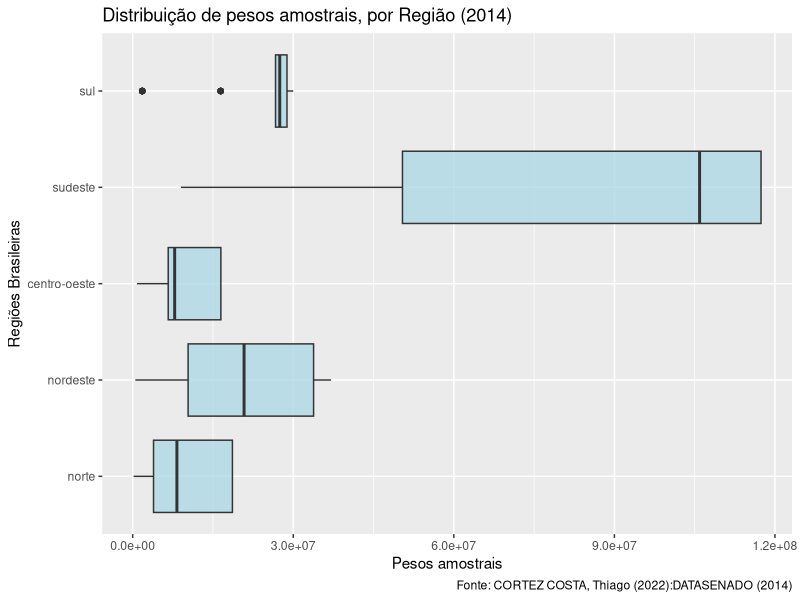
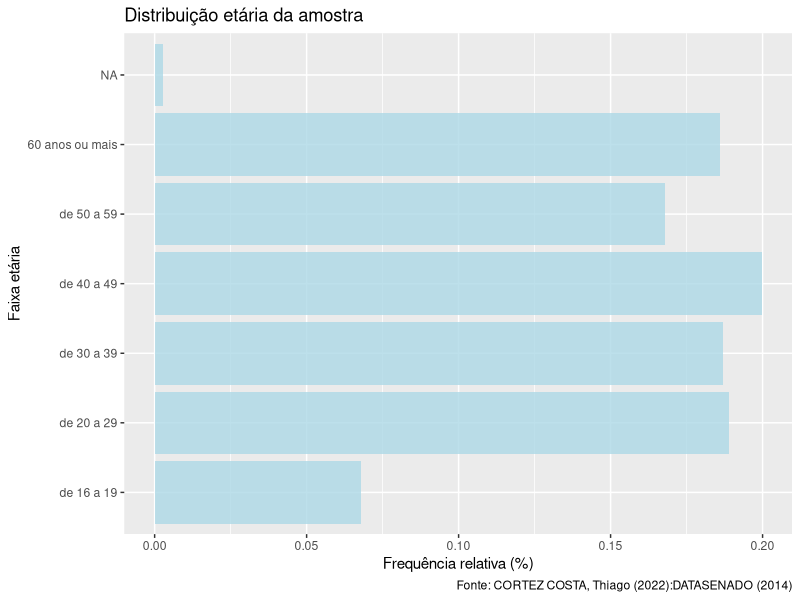
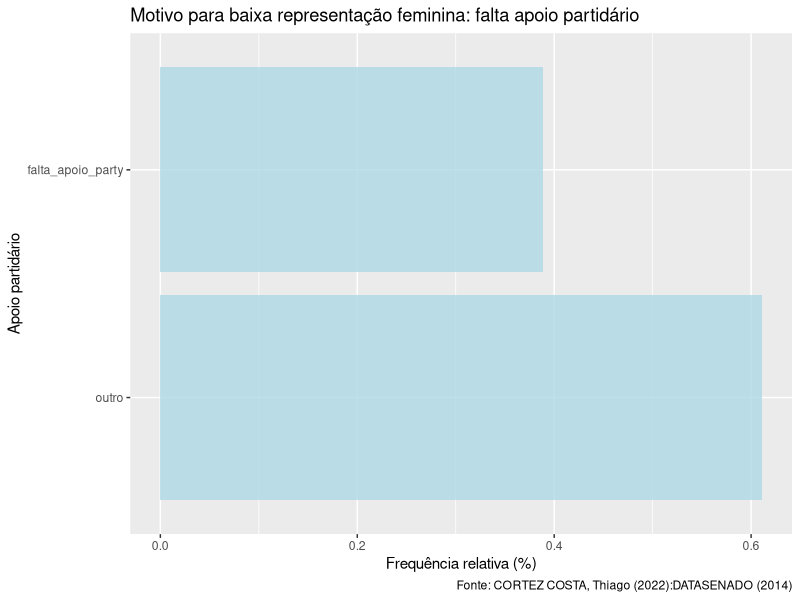
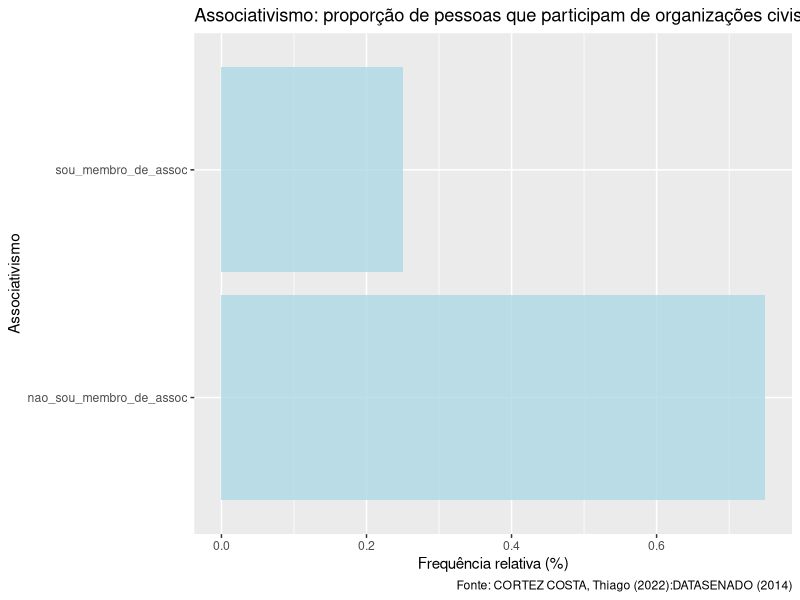
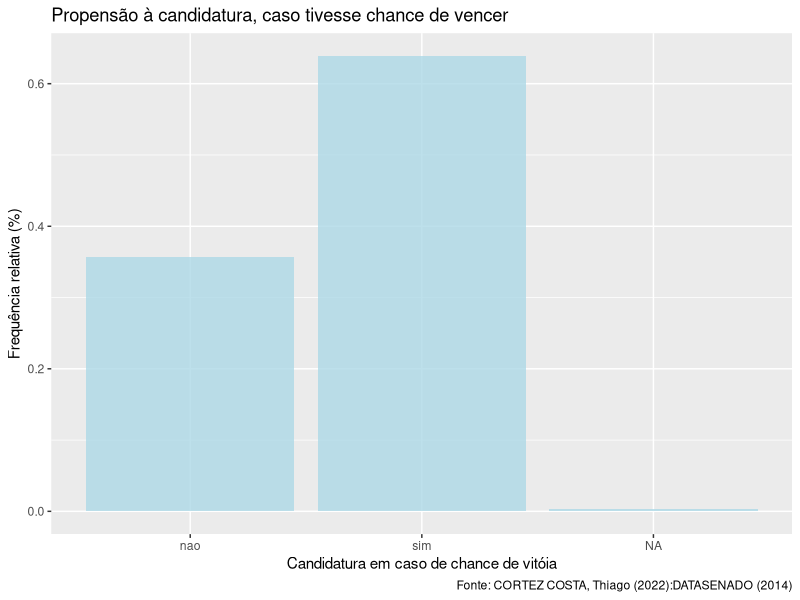
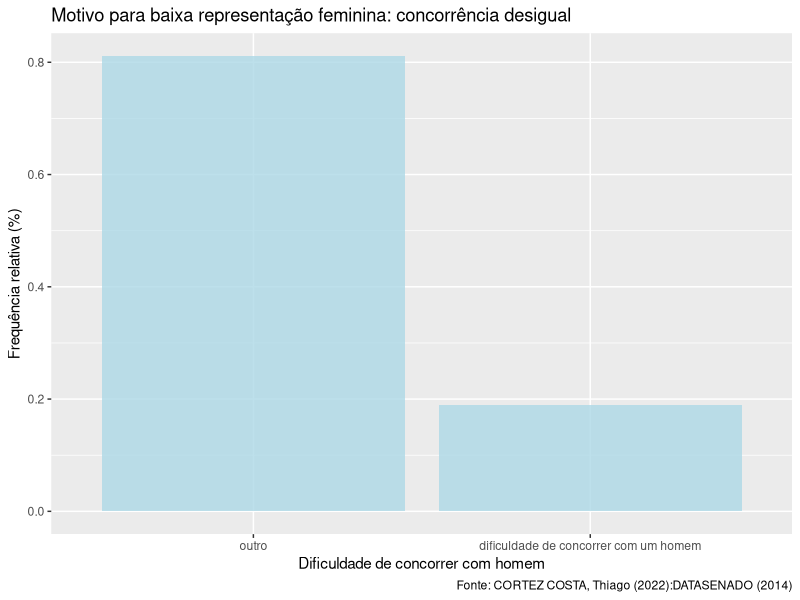
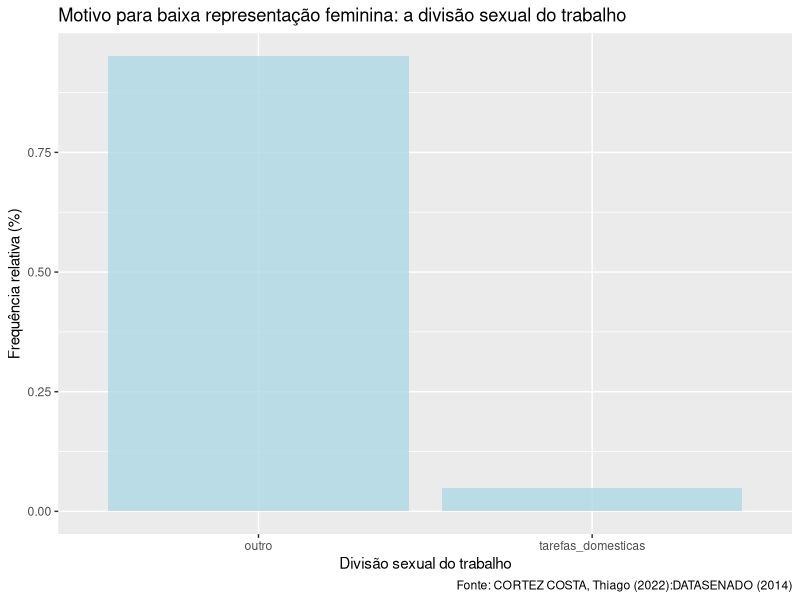
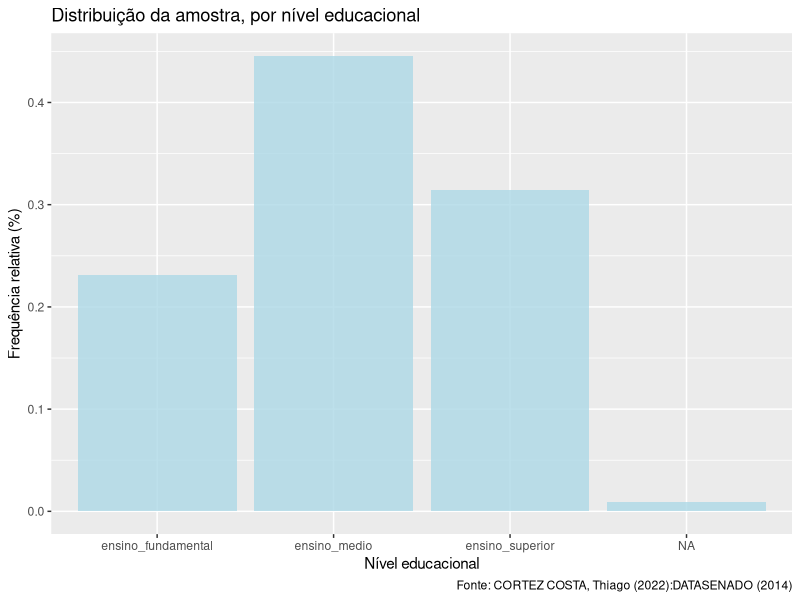

R code for these plots, in order: (Note: this script raises an error after producing the figures.)
## ---- chunk 1

# # Thiago Cortez Costa
# Script para preparação dos dados, visualização gráfica e testes de hipóteses de relação entre variáveis
# origem dos dados: 
# DataSenado, 2014. Pesquisa Mulheres na Política. Brasília: 
# Metodologia: pesquisa de opinião de abrangência nacional, com
# amostragem aleatória estratificada em 2 níveis, 1091 brasileiros e brasileiras 
# de todos as 27 UFs, entrevistas telefônicas pessoais assistidas 
# por computador, com método de alocação proporcional ao tamanho da população na UF

# preparação da sessão

## ---- chunk 2

currentpacks = lapply(c("usethis",
          "gitcreds",
          "tidyverse",
          "bookdown",
          "blogdown",
          "quarto",
          "mice",
          "labelled",
          "Hmisc",
          "prevalence",
          "survey",
          "rtools42",
          "tesseract",
          "tinytex",
          "xelatex",
          "revealjs",
          "palmerpenguins",
          "downlit",
          "xml2",
          "htmlwidgets",
          "shiny",
          "flexdashboard",
          "citation",
          "dplyr",
          "dtplyr",
          "rmarkdown",
          "rvest",
          "polite", 
          "gert",
          "gh",
          "credentials",
          "yaml",
          "haven",
          "janitor",
          "lubridate",
          "readxl",
          "stringr",
          "magrittr",
          "srvyr",
          "gcookbook",
          "report",
          "gghighlight",
          "moderndive",
          "skimr",
          "infer",
          "parsnip",
          "ggplot2",
          "rstatix",
          "ggpubr"), require, character.only = T )

# definir working directory

setwd("~/R Projects/lista05")


## ---- chunk 3


polbr <- read_delim("polbr2014final.csv", delim = ";", 
                     col_names = TRUE,
                     na = c("","NA"," NA","NA ","NANA","NA  "," "),
                     col_select = c("estado":"pesos"),
                     col_types = cols(   
                       "estado" = "f",
                       "regiao" = "f",
                       "interestpol" = col_factor(levels = c("nenhum",  
                                                             "baixo",
                                                             "medio",
                                                             "alto"),
                                                  ordered = TRUE,
                                                  include_na = TRUE),
                       "high_interest" = col_factor(levels = c("nao_alto",       
                                                               "alto"),
                                                    ordered = FALSE,
                                                    include_na = TRUE),
                       "med_interest" = col_factor( levels = c("nao_medio",
                                                               "medio"),
                                                         ordered = FALSE,
                                                         include_na = TRUE),
                       "high_med_interest" = col_factor( levels = c( "baixo_sem",
                                                                     "alto_medio"),
                                                         ordered = FALSE,
                                                         include_na = TRUE),
                       "low_interest" = col_factor(levels = c("nao_baixo",
                                                              "baixo"),
                                                   ordered = TRUE,
                                                   include_na = TRUE),
                       "low_no_interest" = col_factor(levels = c( "alto_medio",
                                                                  "baixo_sem"),
                                                      ordered = TRUE,
                                                      include_na = TRUE),
                       "sem_interest" = col_factor(levels = c("algum_interesse",
                                                              "nenhum_interesse"),
                                                   ordered = FALSE,
                                                   include_na = TRUE),
                       "votedifsex1" = col_factor(levels = c("na_misteriosos",
                                                             "nunca_votou__indiferentes",
                                                             "nao_faz_diferenca__mentes_abertas",
                                                             "simhomens_engajados/as_patriarcado",
                                                             "simmulheres_engajados/as_feministas",
                                                             "simna_envergonhados"),
                                                  ordered = FALSE,
                                                  include_na = TRUE),
                     "votedifsex2" = col_factor(levels = c("nunca_votou",
                                                           "nao_faz_diferenca",
                                                           "faz_diferenca"),
                                                  ordered = FALSE,
                                                  include_na = TRUE),
                       "evervotefem" = col_factor(levels = c("nunca votou", 
                                                             "sim",
                                                             "nao")),
                       "faltapoiofam" = col_factor(levels = c("outro",
                                                              "falta de apoio da familia"),
                                                   ordered = FALSE,
                                                   include_na = TRUE),
                       "dific_conc_h" = col_factor(levels = c("outro",
                                                              "dificuldade de concorrer com um homem"),
                                                   ordered = FALSE,
                                                   include_na = TRUE),
                       "apoio_party" = col_factor(levels = c("outro",
                                                             "falta_apoio_party"),
                                                  ordered = FALSE,
                                                  include_na = TRUE),
                       "falta_interesse" = col_factor(levels = c("outro",
                                                                 "falta_interesse"),
                                                      ordered = FALSE,
                                                      include_na = TRUE),
                       "div_sexual_trab" = col_factor(levels = c("outro",
                                                                 "tarefas_domesticas"),
                                                      ordered = FALSE,
                                                      include_na = TRUE),
                       "reasonparty" = col_factor(levels = c("na",
                                                            "falta de apoio dos partidos politicos",
                                                            "falta de interesse por politica",
                                                            "dificuldade de concorrer com um homem",
                                                            "falta de apoio da familia",
                                                            "tempo dedicado as tarefas domesticas", 
                                                            "outro"), 
                                                 ordered = FALSE, 
                                                 include_na = TRUE),
                       "presidsymbolic" = col_factor(levels = c("nao influencia",
                                                                "influencia"),
                                                     ordered = FALSE,
                                                     include_na = TRUE),
                       "femrightsconhece" = col_factor(levels = c("nao_conhece",
                                                                  "conhece")),
                       "femrightsenough" = col_factor(levels = c("voce desconhece a legislacao",
                                                                 "insuficientes",
                                                                 "suficientes"),
                                                      ordered = FALSE,      
                                                      include_na = TRUE),
                       "parityagree" = col_factor(levels = c("discorda",
                                                             "concorda"),
                                                  ordered = FALSE,
                                                  include_na = TRUE), 
                       "quotapunish" = col_factor(levels = c( "nao",
                                                              "sim"),
                                                  ordered = FALSE,
                                                  include_na = TRUE), 
                       "quotasenathird" = col_factor(levels = c("contra",
                                                                "a favor"),
                                                     ordered = FALSE,
                                                     include_na = TRUE), 
                       "haspartner"  = col_factor(levels = c("nao_tem_companh", 
                                                             "tem_companh"),
                                                  ordered = FALSE,
                                                  include_na = TRUE),
                       "housekeep" = col_factor(levels = c("outro_arranjo",
                                                           "nao_tem_companh",
                                                           "tem_companh_sou_responsavel",
                                                           "tem_companh_que_eh_responsavel",
                                                           "tem_companh_divisao_igual"),
                                                ordered = FALSE, 
                                                include_na = TRUE),      
                       "haskids" = col_factor(levels = c("nao tem filhos",
                                                         "tem filhos"),
                                              ordered = FALSE, 
                                              include_na = TRUE),        
                       "haskidsin" = col_factor(levels = c("nao_tem_filhos",
                                                           "filhos_nao_moram",
                                                           "filhos_moram"),
                                                ordered = FALSE,
                                                include_na = TRUE),   
                       "haskidsinlittle" = col_factor(levels = c("nao_tem_filhos",
                                                                 "filhos_nao_moram",
                                                                 "filhos_moram_crescidos",
                                                                 "filhos_moram_pequenos"),
                                                      ordered = FALSE, 
                                                      include_na = TRUE),
                       "kidstotal" = col_factor(levels = c("nao_tem_filhos",
                                                           "filhos_nao_moram",
                                                           "filhos_moram_crescidos",
                                                           "filhos_moram_pequenos",
                                                           "filhos_peq_cuida_comp",
                                                           "filhos_peq_cuida_div",
                                                           "filhos_peq_solo_parent",
                                                           "filhos_peq_voce_cuida",
                                                           "filhos_peq_outro_arranjo"),
                                                ordered = FALSE, 
                                                include_na = TRUE),
                       "wannakids" = col_factor(levels = c("ja_tenho_filhos",
                                                           "quero_ter_filhos",
                                                           "nao_quero_ter_fihos"),
                                                ordered = FALSE,
                                                include_na = TRUE),        
                       "paidjob" = col_factor(levels = c("nao",
                                                         "sim"),
                                              ordered = FALSE,
                                              include_na = TRUE),        
                       "assoc" = col_factor(levels = c("nao_sou_membro_de_assoc", 
                                                       "sou_membro_de_assoc"),
                                            ordered = FALSE,
                                            include_na = TRUE),  
                       "levelassoc" = col_factor(levels = c( "nao_sou_membro_de_assoc",
                                                             "sou_membro_de_assocna",
                                                             "sou_membro_de_assocbaixo",
                                                             "sou_membro_de_assocmedio",
                                                             "sou_membro_de_assocalto"),
                                                 ordered = FALSE,
                                                 include_na = TRUE),
                       "familysupport" = col_factor(levels = c("nao_apoiaria",
                                                               "apoiaria"),
                                                    ordered = FALSE, 
                                                    include_na = TRUE), 
                       "partnersupport" = col_factor(levels = c("nao_apoiaria",
                                                                "apoiaria",
                                                                "nao_tem_companh"),
                                                     ordered = FALSE, 
                                                     include_na = TRUE), 
                       "partnchangcitsupport" = col_factor(levels = c("nao_apoiaria",
                                                                      "apoiaria",
                                                                      "nao_tem_companh"),
                                                           ordered = FALSE, 
                                                           include_na = TRUE), 
                       "candwchance" = col_factor(levels = c("nao",
                                                             "sim"),
                                                  ordered = FALSE,
                                                  include_na = TRUE),    
                       "thinkcand" = col_factor(levels = c("nao_nunca_pensou", 
                                                           "sim_mas_nunca_se_candidatou",
                                                           "sim_e_ja_se_candidatou"),
                                                ordered = FALSE,
                                                include_na = TRUE),     
                       "sex" = col_factor(levels = c("masculino",
                                                     "feminino"),
                                          ordered = FALSE,
                                          include_na = TRUE),            
                       "ageinterval" = col_factor(levels = c("de 16 a 19",
                                                             "de 20 a 29",
                                                             "de 30 a 39",
                                                             "de 40 a 49",
                                                             "de 50 a 59",
                                                             "60 anos ou mais"),
                                                  ordered = TRUE,
                                                  include_na = TRUE),    
                       "educalevel" = col_factor(levels = c("ensino_fundamental",
                                                            "ensino_medio",
                                                            "ensino_superior"),
                                                 ordered = TRUE,
                                                 include_na = TRUE),
                       "incomeinterval" = col_factor(levels = c("sem renda",
                                                                "ate 2 sm",
                                                              "mais de 2 a 5 sm",
                                                              "mais de 5 a 10 sm",
                                                                "mais de 10 sm"), 
                                                     ordered = TRUE,
                                                     include_na = TRUE), 
                       "religion" = col_factor(levels = c("catolica",
                                                          "sem religiao ou crenca",
                                                          "outra",
                                                          "espirita",
                                                          "evangelica"),
                                               ordered = FALSE,
                                               include_na = TRUE),
                       "pesos" = "n"))
                       
  
summary(polbr)


## ---- chunk 4

## Lista de variáveis e definições

names(polbr)

## ---- chunk 5

#| column: screen-inset-shaded
#| layout-nrow: 6
#| label: fig_pesosamostraisdist
#| fig-cap: Distribuição dos pesos amostrais, por região do Brasil
#| fig-subcap: FONTE: CORTEZ COSTA, Thiago. 2022 



ggplot(  
  data = polbr,  
  mapping = 
    aes( x = regiao,                 
         y = pesos
         )
  ) +
  geom_boxplot(fill = c("light blue"), alpha = 0.80) + 
  labs(x = "Regiões Brasileiras",
       y = "Pesos amostrais", 
       title = 
         "Distribuição de pesos amostrais, por Região (2014)",
       caption=
         "Fonte: CORTEZ COSTA, Thiago (2022):DATASENADO (2014)") +
  coord_flip()

## ---- chunk 6

polbr %>%  count(ageinterval )  %>%  mutate ( pct = n / sum (n))  %>% ggplot( mapping =  aes( x = ageinterval, y = pct)) + geom_col(fill="light blue", alpha = 0.80) + labs( x = "Faixa etária"  , y = "Frequência relativa (%)", title = "Distribuição etária da amostra", caption = "  Fonte: CORTEZ COSTA, Thiago (2022):DATASENADO (2014)") + coord_flip() 

## ---- chunk 7

polbr %>%  count(apoio_party )  %>%  mutate ( pct = n / sum (n))  %>% ggplot( mapping =  aes( x = apoio_party, y = pct)) + geom_col(fill="light blue", alpha = 0.80) + labs( x = "Apoio partidário"  , y = "Frequência relativa (%)", title = "Motivo para baixa representação feminina: falta apoio partidário", caption = "  Fonte: CORTEZ COSTA, Thiago (2022):DATASENADO (2014)") + coord_flip()
## ---- chunk 8
polbr %>%  count(assoc )  %>%  mutate ( pct = n / sum (n))  %>% ggplot( mapping =  aes( x = assoc, y = pct)) + geom_col(fill="light blue", alpha = 0.80) + labs( x = "Associativismo"  , y = "Frequência relativa (%)", title = "Associativismo: proporção de pessoas que participam de organizações civis", caption = "  Fonte: CORTEZ COSTA, Thiago (2022):DATASENADO (2014)") + coord_flip()
## ---- chunk 9
polbr %>%  count(candwchance )  %>%  mutate ( pct = n / sum (n))  %>% ggplot( mapping =  aes( x = candwchance, y = pct)) + geom_col(fill="light blue", alpha = 0.80) + labs( x = "Candidatura em caso de chance de vitóia"  , y = "Frequência relativa (%)", title = "Propensão à candidatura, caso tivesse chance de vencer", caption = "  Fonte: CORTEZ COSTA, Thiago (2022):DATASENADO (2014)") 

## ---- chunk 10

polbr %>%  count(dific_conc_h )  %>%  mutate ( pct = n / sum (n))  %>% ggplot( mapping =  aes( x = dific_conc_h, y = pct)) + geom_col(fill="light blue", alpha = 0.80) + labs( x = "Dificuldade de concorrer com homem"  , y = "Frequência relativa (%)", title = "Motivo para baixa representação feminina: concorrência desigual", caption = "  Fonte: CORTEZ COSTA, Thiago (2022):DATASENADO (2014)") 


## ---- chunk 11


polbr %>%  count(div_sexual_trab )  %>%  mutate ( pct = n / sum (n))  %>% ggplot( mapping =  aes( x = div_sexual_trab, y = pct)) + geom_col(fill="light blue", alpha = 0.80) + labs( x = "Divisão sexual do trabalho"  , y = "Frequência relativa (%)", title = "Motivo para baixa representação feminina: a divisão sexual do trabalho", caption = "  Fonte: CORTEZ COSTA, Thiago (2022):DATASENADO (2014)") 


## ---- chunk 12


polbr %>%  count(educalevel)  %>%  mutate ( pct = n / sum (n))  %>% ggplot( mapping =  aes( x = educalevel, y = pct)) + geom_col(fill="light blue", alpha = 0.80) + labs( x = "Nível educacional"  , y = "Frequência relativa (%)", title = "Distribuição da amostra, por nível educacional", caption = "  Fonte: CORTEZ COSTA, Thiago (2022):DATASENADO (2014)")  


## ---- chunk 13


polbr %>%  count(evervotefem )  %>%  mutate ( pct = n / sum (n))  %>% ggplot( mapping =  aes( x = evervotefem, y = pct)) + geom_col(fill="light blue", alpha = 0.80) + labs( x = "Votação anterior em mulheres"  , y = "Frequência relativa (%)", title = "Já votou em mulher antes? (%)", caption = "  Fonte: CORTEZ COSTA, Thiago (2022):DATASENADO (2014)") 


## ---- chunk 14


polbr %>%  count(falta_interesse )  %>%  mutate ( pct = n / sum (n))  %>% ggplot( mapping =  aes( x = falta_interesse, y = pct)) + geom_col(fill="light blue", alpha = 0.80) + labs( x = "Falta de interesse"  , y = "Frequência relativa (%)", title = "Motivo para baixa representação feminina: falta de interesse", caption = "  Fonte: CORTEZ COSTA, Thiago (2022):DATASENADO (2014)") 


## ---- chunk 15


polbr %>%  count(faltapoiofam )  %>%  mutate ( pct = n / sum (n))  %>% ggplot( mapping =  aes( x = faltapoiofam, y = pct)) + geom_col(fill="light blue", alpha = 0.80) + labs( x = "Falta apoio da família"  , y = "Frequência relativa (%)", title = "Motivo para baixa representação feminina: falta apoio da família", caption = "  Fonte: CORTEZ COSTA, Thiago (2022):DATASENADO (2014)") 


## ---- chunk 16


polbr %>%  count(reasonparty)  %>%  mutate ( pct = n / sum (n))  %>% ggplot( mapping =  aes( x = reasonparty, y = pct)) + geom_col(fill="light blue", alpha = 0.80) + labs( x = "Motivos atrobuídos"  , y = "Frequência relativa (%)", title = "Porquês da baixa representação feminina", caption = "  Fonte: CORTEZ COSTA, Thiago (2022):DATASENADO (2014)") + coord_flip()


## ---- chunk 17


polbr %>%  count(familysupport )  %>%  mutate ( pct = n / sum (n))  %>%  ggplot( mapping =  aes( x = familysupport, y = pct)) + geom_col(fill="light blue", alpha = 0.80) + labs( x = "Família apoiaria?"  , y = "Frequência relativa (%)", title = "Apoio familiar esperado às candidaturas", caption = "  Fonte: CORTEZ COSTA, Thiago (2022):DATASENADO (2014)")


## ---- chunk 18


polbr %>%  count(femrightsconhece )  %>%  mutate ( pct = n / sum (n))  %>% ggplot( mapping =  aes( x = femrightsconhece, y = pct)) + geom_col(fill="light blue", alpha = 0.80) + labs( x = "políticas afirmativas para mulheres"  , y = "frequência relativa (%)", title = "Conhecimento da legislação sobre mais mulheres na política", caption = "  Fonte: CORTEZ COSTA, Thiago (2022):DATASENADO (2014)") 

## ---- chunk 19


polbr %>%  count(femrightsenough )  %>%  mutate ( pct = n / sum (n))  %>% ggplot( mapping =  aes( x = femrightsenough, y = pct)) + geom_col(fill="light blue", alpha = 0.80) + labs( x = "suficiência dos direitos políticos femininos"  , y = "frequência relativa (%)", title = "Nível percebido de suficiência da legislação para mais mulheres na política", caption = "  Fonte: CORTEZ COSTA, Thiago (2022):DATASENADO (2014)") + coord_flip()


## ---- chunk 20


polbr %>%  count(haskids )  %>%  mutate ( pct = n / sum (n))  %>% ggplot( mapping =  aes( x = haskids, y = pct)) + geom_col(fill="light blue", alpha = 0.80) + labs( x = "tem filhos?"  , y = "frequência relativa (%)", title = "Distribuição da amostra, por situação parental", caption = "  Fonte: CORTEZ COSTA, Thiago (2022):DATASENADO (2014)")


## ---- chunk 21


polbr %>%  count(haskidsin )  %>%  mutate ( pct = n / sum (n))  %>% ggplot( mapping =  aes( x = haskidsin, y = pct)) + geom_col(fill="light blue", alpha = 0.80) + labs( x = "Tem filhos menores de idade?"  , y = "Frequência relativa (%)", title = "Distribuição da amostra, por situação parental e menoridade dos filhos", caption = "  Fonte: CORTEZ COSTA, Thiago (2022):DATASENADO (2014)") + coord_flip()


## ---- chunk 22


polbr %>%  count(haskidsinlittle )  %>%  mutate ( pct = n / sum (n))  %>% ggplot( mapping =  aes( x = haskidsinlittle, y = pct)) + geom_col(fill="light blue", alpha = 0.80) + labs( x = "tem filhos? menores de idade? moram com você?"  , y = "frequência relativa (%)", title = "Distribuição da amostra, por situação parental, menoridade dos filhos e residência", caption = "  Fonte: CORTEZ COSTA, Thiago (2022):DATASENADO (2014)") + coord_flip()


## ---- chunk 23


polbr %>%  count(haspartner )  %>%  mutate ( pct = n / sum (n))  %>% ggplot( mapping =  aes( x = haspartner, y = pct)) + geom_col(fill="light blue", alpha = 0.80) + labs( x = "Tem cônjuge ou companheiro(a)"  , y = "Frequência relativa (%)", title = "Distribuição da amostra, por situação conjugal", caption = "  Fonte: CORTEZ COSTA, Thiago (2022):DATASENADO (2014)") + coord_flip()


## ---- chunk 24


polbr %>%  count(interestpol)  %>%  mutate ( pct = n / sum (n))  %>% ggplot( mapping =  aes( x = interestpol, y = pct)) + geom_col(fill="light blue", alpha = 0.80) + labs( x = "Nível de interesse político"  , y = "Frequência relativa (%)", title = "Distribuição da amostra segundo nível de interesse político declarado", caption = "  Fonte: CORTEZ COSTA, Thiago (2022):DATASENADO (2014)") 


## ---- chunk 25

polbr %>%  count(housekeep )  %>%  mutate ( pct = n / sum (n))  %>% ggplot( mapping =  aes( x = housekeep, y = pct)) + geom_col(fill="light blue", alpha = 0.80) + labs( x = "Divisão sexual do trabalho"  , y = "Frequência relativa (%)", title = "Distribuição sexual do trabalho doméstico, por situação conjugal", caption = "  Fonte: CORTEZ COSTA, Thiago (2022):DATASENADO (2014)") + coord_flip()


## ---- chunk 26


polbr %>%  count(incomeinterval )  %>%  mutate ( pct = n / sum (n))  %>% ggplot( mapping =  aes( x = incomeinterval, y = pct)) + geom_col(fill="light blue", alpha = 0.80) + labs( x = "Faixa de renda"  , y = "Frequência relativa (%)", title = "Distribuição da amostra, por faixa de renda", caption = "  Fonte: CORTEZ COSTA, Thiago (2022):DATASENADO (2014)") + coord_flip()


## ---- chunk 27


polbr %>%  count(kidstotal )  %>%  mutate ( pct = n / sum (n))  %>% ggplot( mapping =  aes( x = kidstotal, y = pct, )) + geom_col(fill="light blue", alpha = 0.80) + labs( x = "Situação da unidade familiar"  , y = "Frequência relativa (%)", title = "Distribuição do cuidado com os filhos e da situação conjugal, por sexo do respondente e frequência na amostra", caption = "  Fonte: CORTEZ COSTA, Thiago (2022):DATASENADO (2014)") + coord_flip()


## ---- chunk 28


polbr %>%  count(levelassoc )  %>%  mutate ( pct = n / sum (n))  %>% ggplot( mapping =  aes( x = levelassoc, y = pct)) + geom_col(fill="light blue", alpha = 0.80) + labs( x = "Nível de associativismo"  , y = "Frequência relativa (%)", title = "Níveis de participação como membros de associações civis", caption = "  Fonte: CORTEZ COSTA, Thiago (2022):DATASENADO (2014)") + coord_flip()


## ---- chunk 29


polbr %>%  count(low_interest )  %>%  mutate ( pct = n / sum (n))  %>% ggplot( mapping =  aes( x = low_interest, y = pct)) + geom_col(fill="light blue", alpha = 0.80) + labs( x = "Nível de interesse político"  , y = "Frequência relativa (%)", title = "Nível de interesse político declarado baixo (%)", caption = "  Fonte: CORTEZ COSTA, Thiago (2022):DATASENADO (2014)") + coord_flip()


## ---- chunk 30


polbr %>%  count(low_no_interest )  %>%  mutate ( pct = n / sum (n))  %>% ggplot( mapping =  aes( x = low_no_interest, y = pct)) + geom_col(fill="light blue", alpha = 0.80) + labs( x = "Nível de interesse político"  , y = "Frequência relativa (%)", title = "Nível de interesse político declarado,  de alto ou médio a baixo ou nenhum (%)", caption = "  Fonte: CORTEZ COSTA, Thiago (2022):DATASENADO (2014)") + coord_flip()


## ---- chunk 31


polbr  %>%  count(haspartner )  %>%  mutate ( pct = n / sum (n))  %>%  ggplot( mapping =  aes( x = haspartner, y = pct)) + geom_col(fill="light blue", alpha = 0.80) + labs( x = "tem cônjuge ou companheiro(a)?"  , y = "Frequência relativa (%)", title = "Distribuição da amostra, por situação conjugal", caption = "  Fonte: CORTEZ COSTA, Thiago (2022):DATASENADO (2014)") + coord_flip()


## ---- chunk 32


polbr %>%  count(paidjob )  %>%  mutate ( pct = n / sum (n))  %>% ggplot( mapping =  aes( x = paidjob, y = pct)) + geom_col(fill="light blue", alpha = 0.80) + labs( x = "Emprego remunerado"  , y = "Frequência relativa (%)", title = "Exerce atividade profissional remunerada fora de casa?", caption = "  Fonte: CORTEZ COSTA, Thiago (2022):DATASENADO (2014)") + coord_flip()


## ---- chunk 33


polbr %>%  count(parityagree)  %>%  mutate ( pct = n / sum (n))  %>% ggplot( mapping =  aes( x = parityagree, y = pct)) + geom_col(fill="light blue", alpha = 0.80) + labs( x = "Nível de apoio"  , y = "Frequência relativa (%)", title = "Pauta progressista: adesão às cotas paritárias", caption = "  Fonte: CORTEZ COSTA, Thiago (2022):DATASENADO (2014)") + coord_flip()


## ---- chunk 34


polbr %>%  count(partnchangcitsupport )  %>%  mutate ( pct = n / sum (n))  %>% ggplot( mapping =  aes( x = partnchangcitsupport, y = pct)) + geom_col(fill="light blue", alpha = 0.80) + labs( x = "Companheiro(a) apoiaria?"  , y = "Frequência relativa (%)", title = "Apoio esperado dos cônjuges caso a candidatura exigisse mudança de cidade ", caption = "  Fonte: CORTEZ COSTA, Thiago (2022):DATASENADO (2014)") 


## ---- chunk 35


polbr %>%  count(partnersupport )  %>%  mutate ( pct = n / sum (n))  %>% ggplot( mapping =  aes( x = partnersupport, y = pct)) + geom_col(fill="light blue", alpha = 0.80) + labs( x = "Apoio afetivo"  , y = "Frequência relativa (%)", title = "Apoio esperado dos cônjuges", caption = "  Fonte: CORTEZ COSTA, Thiago (2022):DATASENADO (2014)")


## ---- chunk 36


polbr %>%  count(presidsymbolic )  %>%  mutate ( pct = n / sum (n))  %>% ggplot( mapping =  aes( x = presidsymbolic, y = pct)) + geom_col(fill="light blue", alpha = 0.80) + labs( x = "Influencia o voto em mais mulheres?"  , y = "Frequência relativa (%)", title = "Efeito simbólico de uma mulher eleita Presidente", caption = "  Fonte: CORTEZ COSTA, Thiago (2022):DATASENADO (2014)") + coord_flip()


## ---- chunk 37


polbr %>%  count(quotapunish )  %>%  mutate ( pct = n / sum (n))  %>% ggplot( mapping =  aes( x = quotapunish, y = pct)) + geom_col(fill="light blue", alpha = 0.80) + labs( x = "justiçaPunição?"  , y = "Frequência relativa (%)", title = "Mudança institucional: punição aos partidos que não cumprirem as cotas", caption = "  Fonte: CORTEZ COSTA, Thiago (2022):DATASENADO (2014)") + coord_flip()


## ---- chunk 38


polbr %>%  count(quotasenathird )  %>%  mutate ( pct = n / sum (n))  %>% ggplot( mapping =  aes( x = quotasenathird, y = pct)) + geom_col(fill="light blue", alpha = 0.80) + labs( x = "Nível de apoio"  , y = "Frequência relativa (%)", title = "Mudança institucional: aplicação de cotas a 1/3 das vagas do Senado", caption = "  Fonte: CORTEZ COSTA, Thiago (2022):DATASENADO (2014)") + coord_flip()


## ---- chunk 39


polbr %>%  count(regiao )  %>%  mutate ( pct = n / sum (n))  %>% ggplot( mapping =  aes( x = regiao, y = pct)) + geom_col(fill="light blue", alpha = 0.80) + labs( x = "Região"  , y = "Frequência relativa (%)", title = "Distribuição da amostra, por região de residência", caption = "  Fonte: CORTEZ COSTA, Thiago (2022):DATASENADO (2014)") + coord_flip()


## ---- chunk 40


polbr %>%  count(religion )  %>%  mutate ( pct = n / sum (n))  %>% ggplot( mapping =  aes( x = religion, y = pct)) + geom_col(fill="light blue", alpha = 0.80) + labs( x = "Religião"  , y = "Frequência relativa (%)", title = "Distribuição da amostra, por religião ", caption = "  Fonte: CORTEZ COSTA, Thiago (2022):DATASENADO (2014)") + coord_flip()


## ---- chunk 41


polbr %>%  count(sex )  %>%  mutate ( pct = n / sum (n))  %>% ggplot( mapping =  aes( x = sex, y = pct)) + geom_col(fill="light blue", alpha = 0.80) + labs( x = "Sexo"  , y = "Frequência relativa (%)", title = "Distribuição da amostra, por sexo", caption = "  Fonte: CORTEZ COSTA, Thiago (2022):DATASENADO (2014)") 


## ---- chunk 42


polbr %>%  count(housekeep )  %>%  mutate ( pct = n / sum (n))  %>% ggplot( mapping =  aes( x = housekeep, y = pct)) + geom_col(fill="light blue", alpha = 0.80) + labs( x = "Divisão sexual do trabalho"  , y = "Frequência relativa (%)", title = "Divisão sexual do trabalho doméstico", caption = "  Fonte: CORTEZ COSTA, Thiago (2022):DATASENADO (2014)") + coord_flip()


## ---- chunk 43


polbr %>%  count(thinkcand )  %>%  mutate ( pct = n / sum (n))  %>% ggplot( mapping =  aes( x = thinkcand, y = pct)) + geom_col(fill="light blue", alpha = 0.80) + labs( x = ""  , y = "Frequência relativa (%)", title = "Já pensou seriamente em se candidatar?", caption = "  Fonte: CORTEZ COSTA, Thiago (2022):DATASENADO (2014)") + coord_flip()


## ---- chunk 44


polbr %>%  count(votedifsex2 )  %>%  mutate ( pct = n / sum (n))  %>% ggplot( mapping =  aes( x = votedifsex2, y = pct)) + geom_col(fill="light blue", alpha = 0.80) + labs( x = "gênero do candidato interfere?"  , y = "Frequência relativa (%)", title = "Impacto do gênero na escolha do voto", caption = "  Fonte: CORTEZ COSTA, Thiago (2022):DATASENADO (2014)") + coord_flip()


## ---- chunk 45


polbr %>%  count(wannakids )  %>%  mutate ( pct = n / sum (n))  %>% ggplot( mapping =  aes( x = wannakids, y = pct)) + geom_col(fill="light blue", alpha = 0.80) + labs( x = "Expectativa"  , y = "Frequência relativa (%)", title = "Pretende ter filhos no futuro?", caption = "  Fonte: CORTEZ COSTA, Thiago (2022):DATASENADO (2014)") + coord_flip()


## ---- chunk 46

#| fig-cap: Distribuição da variável 'femrightsenough'
#| fig-subcap: Elaborado pelo autor com dados do @datasenado_2014

ggplot( 
  data = polbr, 
  mapping = aes(
    x = femrightsenough
    )) +
  geom_bar(
    fill = 
      c("pink"),
    alpha = 0.70) +
  theme(
    axis.text.x =
      element_text(
        angle = 30)) +
  labs(
    x = 
      "Opinião sobre a legislação",
    Y = 
      "Nº de pessoas",
    title = "Em sua opinião, as leis que garantem mais direitos para mulheres na política são: (2014)")
## ---- chunk 47

#| fig-cap: Distribuição da variável 'femrightsenough'
#| fig-subcap: Elaborado pelo autor com dados do @datasenado_2014

ggplot( 
  data = polbr, 
  mapping = aes(
    x = quotapunish
    )) +
  geom_bar(
    fill = 
      c("pink"),
    alpha = 0.70) +
  theme(
    axis.text.x =
      element_text(
        angle = 30)) +
  labs(
    x = 
      "Opinião sobre a legislação",
    Y = 
      "Nº de pessoas",
    title = "Opinião sobre aplicar multas aos partidos que descumprirem as cotas: (2014)")
## ---- chunk 48

ggplot( 
  data = polbr, 
  mapping = aes( x = housekeep
                 )) +
    geom_bar(fill= "light blue", alpha=0.8) +
  labs(x = "Regiões Brasileiras",
       Y = "Nº de pessoas",
       title = "Distribuição da amostra, por divisão do trabalho doméstico") +
       coord_flip()
  

## ---- chunk 49


ggplot( 
  data = polbr, 
  mapping = aes( x = kidstotal
                 )) +
    geom_bar(fill= "light blue", alpha=0.8) +
  labs(x = "Regiões Brasileiras",
       Y = "Nº de pessoas",
       title = "Distribuição da amostra, por estágio na criação dos filhos, 2014")+
       coord_flip()
  
## ---- chunk 50


ggplot( 
  data = polbr, 
  mapping = aes( x = paidjob, 
                 fill = sex)) +
    geom_bar(alpha = 0.50) +
  labs(x = "Atividade econômica fora do domicílio",
       Y = "Nº de pessoas",
       title = "Distribuição da amostra, por atividade econômica remunerada fora do domicílio")
  
## ---- chunk 51

ggplot( 
  data = polbr, 
  mapping = aes(x = haspartner,
                fill = interestpol)) +
    geom_bar(alpha=.50) +
  labs(x = "Vive com côjuge ou companheiro(a)",
       y = "Nº de pessoas",
       title = "Situação conjugal interfere no Interesse em política? (2014)")

## ---- chunk 52

ggplot( 
  data = polbr, 
  mapping = aes(x = interestpol,
                fill = haspartner)) +
    geom_bar( alpha=.50) +
  labs(x = "Nível de interesse em política",
       y = "Nº de pessoas",
       title = "Situação conjugal interfere no Interesse em política? (2014)")
## ---- chunk 53

ggplot( 
  data = polbr, 
  mapping = aes(x = housekeep,
                fill = interestpol)) +
     geom_bar(alpha=.50) +
  labs(x = "Distribuição do trabalho doméstico",
       y = "Nº de pessoas",
       title = "Concentrar o trabalho doméstico interfere no interesse em política? (2014)") + coord_flip()

## ---- chunk 54

ggplot( 
  data = polbr, 
  mapping = aes(x = interestpol,
                fill = housekeep)) +
     geom_bar(alpha=.50) +
  labs(x = "Nível de interesse em política",
       y = "Nº de pessoas",
       title = "Concentrar o trabalho doméstico interfere no interesse em política? (2014)") + coord_flip()

## ---- chunk 55

ggplot( 
  data = polbr, 
  mapping = aes(x = interestpol,
                fill = haskids)) +
     geom_bar(alpha=.50) +
  labs(x = "Nível de interesse em política",
       y = "Nº de pessoas",
       title = "Ter filhos interfere no interesse em política?")


## ---- chunk 56

ggplot( 
  data = polbr, 
  mapping = aes(x = haskids,
                fill = interestpol)) +
     geom_bar(alpha=.50) +
  labs(x = "tem filhos?",
       y = "frequência absoluta",
       title = "Ter filhos e se interessar por política (2014)")

## ---- chunk 57

polbr  %>%  ggplot( mapping = aes(x = haskidsin, 
                fill = interestpol)) +
     geom_bar(alpha=.50) +
  labs(x = "Tem filhos morando em casa?",
       y = "Nº de pessoas",
       title = "Ter filhos morando em casa interfere no interesse em política?") + coord_flip()

## ---- chunk 58

ggplot( 
  data = polbr, 
  mapping = aes(x = haskidsinlittle, #filhos com que mora são menores de idade
                fill = interestpol)) +
     geom_bar(alpha=.50) +
  labs(x = "Tem filhos menores de 18 anos morando em casa?",
       y = "Nº de pessoas",
       title = "Ter filhos crianças e adolescentes interfere no interesse em política?") + coord_flip()

## ---- chunk 59

ggplot( 
  data = polbr, 
  mapping = aes(x = kidstotal,
                fill = interestpol)) +
     geom_bar(alpha=.50) +
  labs(x = "Responsabilidade pelo cuidado dos filhos",
       y = "Nº de pessoas",
       title = "Concentrar a responsabilidade de cuidar dos filhos interfere no interesse em política? (2014)") + coord_flip()
## ---- chunk 60

ggplot( 
  data = polbr, 
  mapping = aes(x = sex,
                fill = haskidsinlittle)) +
     geom_bar(alpha=.50) +
  labs(x = "Sexo",
       y = "Nº de pessoas",
       title = "Titulo? (2014)")
       
## ---- chunk 61

ggplot( 
  data = polbr, 
  mapping = aes(x = paidjob,
                fill = interestpol)) +
     geom_bar(alpha=.50) +
  labs(x = "Trabalho remunerado",
       y = "Nº de pessoas",
       title = "Ter uma carreira fora de casa interfere no interesse em política? (2014)")

## ---- chunk 62

ggplot( 
  data = polbr, 
  mapping = aes(x = interestpol,
                fill = paidjob)) +
     geom_bar(alpha=.50) +
  labs(x = "Nível de interesse em política",
       y = "Nº de pessoas",
       title = "Trabalha fora de casa? (2014)")
       
## ---- chunk 63

ggplot( 
  data = polbr, 
  mapping = aes(x = assoc, 
                fill = interestpol)) +
     geom_bar(alpha=.50) +
  labs(x = "Participativismo",
       y = "Nº de pessoas",
       title = "Participar de associações civis interfere no interesse em política? (2014)")

## ---- chunk 64


ggplot( 
  data = polbr, 
  mapping = aes(x = interestpol,
                fill = assoc)) +
     geom_bar(alpha=.50) +
  labs(x = "Nível de interesse em política",
       y = "Nº de pessoas",
       title = "Participar de associações civis interfere no interesse em política? (2014)")
## ---- chunk 65


ggplot( 
  data = polbr, 
  mapping = aes(x = familysupport,
                fill = interestpol)) +
     geom_bar(alpha=.50) +
  labs(x = "familia apoiaria sua candidatura?",
       y = "Nº de pessoas",
       title = "Interesse político e apoio familiar esperado (2014)")
## ---- chunk 66

ggplot( 
  data = polbr, 
  mapping = aes(x = interestpol,
                fill = familysupport)) +
     geom_bar(alpha=.50) +
  labs(x = "Teria apoio da familia para se candidatar?",
       title = "Interesse político está associado à expectativa de apoio familiar? (2014)")
## ---- chunk 67

ggplot( 
  data = polbr, 
  mapping = aes(x = partnersupport,
                fill = interestpol)) +
     geom_bar(alpha=.50) +
  labs(x = "Cônjuge ou companheiro(a) apoiaria candidatura",
       y = "Nº de pessoas",
       title = "Interesse político está associado à expectativa de apoio conjugal? (2014)")
## ---- chunk 68

polbr %>% group_by(haspartner, familysupport, partnersupport) %>% tally()

ggplot( 
  data = polbr, 
  mapping = aes(x = interestpol,
                fill = candwchance)) +
     geom_bar(alpha=.50) +
  labs(x = "Nível de interesse em política",
       title = "Interesse em política potencializa propensão à candidatura? (2014)")
## ---- chunk 69

ggplot( 
  data = polbr, 
  mapping = aes(x = candwchance,
                fill = interestpol)) +
  geom_bar() +
  labs(x = "Seria candidato(a), se tivesse chance de ganhar",
       title = "Interesse em política potencializa propensão à candidatura? (2014)")
## ---- chunk 70

ggplot( 
  data = polbr, 
  mapping = aes(x = thinkcand,
                fill = interestpol)) +
   geom_bar(alpha=.50) +
  labs(x = "Concretização de campanha",
       title = "Interesse em política influencia a decisão de se candidatar? (2014)") + coord_flip()
## ---- chunk 71

ggplot( 
  data = polbr, 
  mapping = aes(x = interestpol,
                fill = thinkcand)) +
   geom_bar(alpha=.50) +
  labs(x = "Nível de interesse em política",
       title = "Interesse em política influencia a decisão de se candidatar? (2014)")
## ---- chunk 72

ggplot( 
  data = polbr, 
  mapping = aes(x = ageinterval,
                fill = sex)) +
     geom_bar(alpha=.50)+
  labs(x = "Faixa etária",
       title = "Distribuição da amostra, por idade e sexo (2014)") + coord_flip()
## ---- chunk 73

ggplot( 
  data = polbr, 
  mapping = aes(x = ageinterval,
                fill = interestpol)) +
     geom_bar(alpha=.50) +
   labs(x = "Faixa etária",
        title = "Distribuição da amostra, por idade e interesse em política (2014)") + coord_flip()
## ---- chunk 74

ggplot( 
  data = polbr, 
  mapping = aes(x = interestpol,
                fill = ageinterval)) +
     geom_bar(alpha=.50) +
 labs(x = "Interesse em política",
      title = "Distribuição da amostra, por interesse em política e faixa etária (2014)")
## ---- chunk 75

ggplot( 
  data = polbr, 
  mapping = aes(x = incomeinterval,
                fill = sex)) +
     geom_bar(alpha=.50) +
 labs(x = "Faixa de renda",
      title = "Distribuição da amostra, por renda e sexo (2014)")
## ---- chunk 76

ggplot( 
  data = polbr, 
  mapping = aes(x = incomeinterval,
                fill = educalevel)) +
     geom_bar(alpha=.50) +
 labs(x = "faixa de renda",
      title = "Distribuição da amostra por renda e nível educacional (2014)") + coord_flip()
## ---- chunk 77

ggplot( 
  data = polbr, 
  mapping = aes(x = educalevel,
                fill = interestpol)) +
     geom_bar(alpha=.50) +
 labs(x = "Faixa etária",
      title = "Distribuição da amostra, nível educacional e interesse em política (2014)") + coord_flip()
## ---- chunk 78

ggplot( 
  data = polbr, 
  mapping = aes(x = interestpol,
                fill = educalevel)) +
     geom_bar(alpha=.50) +
 labs(x = "Interesse em Política",
      title = "Distribuição da amostra, por interesse em política e nível educacional (2014)")
## ---- chunk 79

ggplot( 
  data = polbr, 
  mapping = aes(x = religion,
                fill = interestpol)) +
  geom_bar(alpha=.50) + 
  labs(x = "Religião",
      title = "Distribuição da amostra, por religião e interesse em política (2014)") + coord_flip()
## ---- chunk 80

ggplot( 
  data = polbr, 
  mapping = aes(x = haspartner)) +
    geom_bar() +
 labs(x = "Situação conjugal",
      title = "Distribuição de Frequências na amostra, por situação conjugal (2014)")
## ---- chunk 81

ggplot( 
  data = polbr, 
  mapping = aes(x = haspartner, # casado(a) ou vive com companheiro
                fill = sex
                )) +
     geom_bar(alpha=.50) +
 labs(x = "Tem esposo(a) ou companheiro(a)",
      title = "Distribuição da amostra por situação conjugal e sexo (2014)")
## ---- chunk 82
ggplot( 
  data = polbr, 
  mapping = aes(x = sex, 
                fill = haspartner
                )) + # casado(a) ou vive com companheiro(a)
 geom_bar(alpha=.50) +
 labs(x = "Sexo",
       title = "Distribuição da amostra por sexo e situação conjugal (2014)")
## ---- chunk 83
ggplot( 
  data = polbr, 
  mapping = aes( x = interestpol,
                 fill = sex #,
                 )#weights = pesos) #weights = (estudar depois sobre estética dos pesos, será estimação usando pesos amostrais, já aplicada aos gráficos?)
  #insere mais uma informação no gráfico: plota uma variável categórica nas barras
) +
   geom_bar(alpha=.50) +
 labs(x = "Interesse em política",
      title = "Distribuição da amostra, por interesse em política e sexo (2014)")


## ---- chunk 84

ggplot( 
  data = polbr, 
  mapping = aes( 
    x = sex,
    fill = interestpol #,
    ) #weights = pesos) #weights = (estudar depois sobre estética dos pesos, será estimação usando pesos amostrais, já aplicada aos gráficos?)
  #insere mais uma informação no gráfico: plota uma variável categórica nas barras
) +
 geom_bar(alpha=.50) +
labs(x = "Sexo",
     y = "Nº de pessoas",
     title = "Distribuição da amostra, por sexo e interesse em política (2014)")

## ---- chunk 85

 ggplot( 
  data = polbr, 
  mapping = aes(
    x = educalevel,
    fill = interestpol #  #insere mais uma informação no gráfico: plota uma variável categórica nas barras
    #weights = (estudar depois sobre estética dos pesos, será estimação usando pesos amostrais, já aplicada aos gráficos?)
)) +
geom_bar(position = "dodge") +#coloca as barras ao lado umas das outras, ao invés de empilhadas ATENÇÂO: NUNCA usar o dodge sozinho, usar sempre position = positcion_dodge( preserve = "single") == porque apenas "dodge" distorce a largura das barras, que ficam irregulares.
 labs(x = "Nível educacional",
      y = "Nº de pessoas",
      title = "Distribuição da amostra, por nível educacional e interesse em política (2014)") + coord_flip()

## ---- chunk 86

ggplot( 
  data = polbr, 
  mapping = aes(
    y = ageinterval,
    fill = interestpol #  #insere mais uma informação no gráfico: plota uma variável categórica nas barras
    #weights = (estudar depois sobre estética dos pesos, será estimação usando pesos amostrais, já aplicada aos gráficos?)
)) +
  geom_bar(position = "dodge", alpha=.50)
  labs(y = "Faixa etária",
       x = "Nº de pessoas",
       title = "Distribuição da amostra, por faixa etária e interesse em política (2014)") 

## ---- chunk 87

 ggplot( 
  data = polbr, 
  mapping = aes(
      x = educalevel,
      fill = interestpol)
  ) +
  geom_bar() +
  facet_wrap(~ interestpol, ncol = 1) +#coloca as barras ao lado umas das outras, ao invés de empilhadas ATENÇÂO: NUNCA usar o dodge sozinho, usar sempre position = positcion_dodge( preserve = "single") == porque apenas "dodge" distorce a largura das barras, que ficam irregulares.
 labs(x = "Nível educacional",
      y = "Nº de pessoas",
      title = "Distribuição da amostra, por nível educacional e interesse em política (2014)")

## ---- chunk 88

 ggplot( 
  data = polbr, 
  mapping = aes(
      x = ageinterval,
      fill = interestpol)
  ) +
  geom_bar() +
  facet_wrap(~ interestpol, ncol = 1) +#coloca as barras ao lado umas das outras, ao invés de empilhadas ATENÇÂO: NUNCA usar o dodge sozinho, usar sempre position = positcion_dodge( preserve = "single") == porque apenas "dodge" distorce a largura das barras, que ficam irregulares.
 labs(x = "Faixa etária",
      y = "Nº de pessoas",
      title = "Distribuição da amostra, por idade e interesse em política (2014)")

## ---- chunk 89

 ggplot( 
  data = polbr, 
  mapping = aes(
      x = incomeinterval,
      fill = interestpol)
  ) +
  geom_bar() +
  facet_wrap(~ interestpol, ncol = 1) +#coloca as barras ao lado umas das outras, ao invés de empilhadas ATENÇÂO: NUNCA usar o dodge sozinho, usar sempre position = positcion_dodge( preserve = "single") == porque apenas "dodge" distorce a largura das barras, que ficam irregulares.
 labs(x = "Faixa de renda",
      y = "Nº de pessoas",
      title = "Distribuição da amostra por renda e interesse em política (2014)")

## ---- chunk 90

 ggplot( 
  data = polbr, 
  mapping = aes(
      x = religion,
      fill = interestpol)
  ) +
  geom_bar() +
  facet_wrap(~ interestpol, ncol = 1) +
 labs(x = "Religião",
      y = "Nº de pessoas",
      title = "Distribuição da amostra, por religião e interesse em política (2014)")
## ---- chunk 91

 ggplot( 
  data = polbr, 
  mapping = aes(
      y = religion,
      fill = interestpol)
  ) +
   geom_bar()+
   labs(y = "religião",
        x = "Nº de pessoas",
       title = "Distribuição da amostra, por religião e interesse em política (2014)")
## ---- chunk 92

ggplot( 
  data = polbr, 
  mapping = aes(
    x = interestpol,
    fill = educalevel #  #insere mais uma informação no gráfico: plota uma variável categórica nas barras
    #weights = (estudar depois sobre estética dos pesos, será estimação usando pesos amostrais, já aplicada aos gráficos?)
    )
  ) +
  geom_bar(
    position = position_dodge( 
      preserve = "single")) +
 labs(x = "Interesse em política",
      y = "Nº de pessoas",
      title = "Distribuição da amostra, por interesse em política e nível educacional (2014)")

## ---- chunk 93

ggplot( 
  data = polbr, 
  mapping = aes(
    x = educalevel,
    fill = interestpol #  #insere mais uma informação no gráfico: plota uma variável categórica nas barras
    #weights = (estudar depois sobre estética dos pesos, será estimação usando pesos amostrais, já aplicada aos gráficos?)
    )
  ) +
  geom_bar() +
 labs(x = "Nível educacional",
      y = "Nº de pessoas",
      title = "Distribuição da amostra por nível educacional e interesse em política (2014)")

## ---- chunk 94

ggplot( 
  data = polbr, 
  mapping = aes(
    x = incomeinterval #  #insere mais uma informação no gráfico: plota uma variável categórica nas barras
    #weights = (estudar depois sobre estética dos pesos, será estimação usando pesos amostrais, já aplicada aos gráficos?)
    )
  ) +
  geom_bar(
    position = position_dodge( 
      preserve = "single")) +
 labs(x = "Faixa de renda",
      y = "Nº de pessoas",
      title = "Distribuição da amostra, por   e sexo (2014)")



## ---- chunk 95

ggplot( 
  data = polbr, 
  mapping = aes(
    x = interestpol,
    fill = incomeinterval #  #insere mais uma informação no gráfico: plota uma variável categórica nas barras
    #weights = (estudar depois sobre estética dos pesos, será estimação usando pesos amostrais, já aplicada aos gráficos?)
    )
  ) +
  geom_bar(
    position = position_dodge( 
      preserve = "single")) +
 labs(x = "Interesse político",
      y = "Nº de pessoas",
      title = "Interesse político e renda", 
      #tag = "Frequência",
      caption = "Fonte : CORTEZ, Thiago.",
      subtitle = "(2014)",
      )



## ---- chunk 96

##Especificando o formato da tabela de contingência, que contém as variáveis 'sex' e 'high_interest'

tblmcnemartest <- xtabs(~ sex + high_interest, data = polbr)

##Visualização da tabela

print(tblmcnemartest)
## ---- chunk 97
##Aplicação do teste de McNemar

mcnemar.test(tblmcnemartest)



## ---- chunk 98

cramer_v(tblmcnemartest)

## ---- chunk 99

binomial2.15 <-   glm(
    formula = "high_interest ~ (sex * haskids) + haspartner + incomeinterval + educalevel + assoc + paidjob + religion + candwchance +  regiao + thinkcand",
    family = "binomial",
    data = polbr, na.action = na.omit)

## ---- chunk 100

summary(binomial2.15)

## ---- chunk 101
report(binomial2.15) 

# Poder explicativo moderado: Tjur's R2 = 0.17
